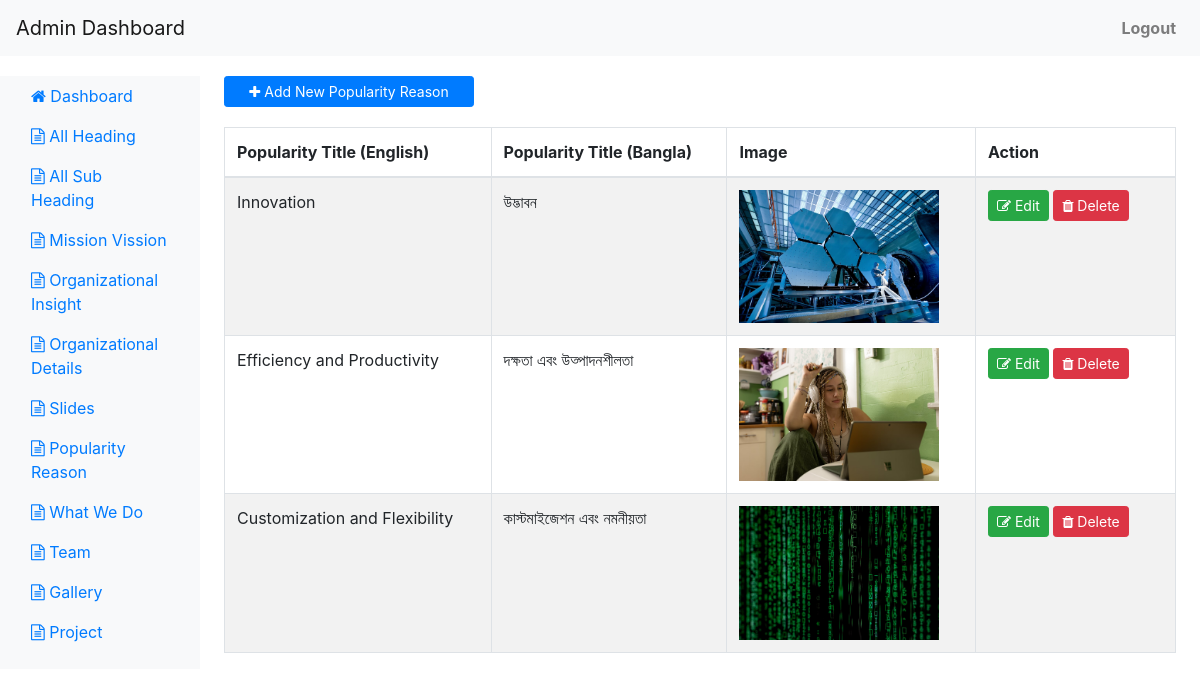
Page /popularity_reason.php (signed in) on the committed database.
### tables this page shows
CREATE TABLE `popularity_reasons` (
  `id` int UNSIGNED NOT NULL,
  `popularity_title_en` varchar(255) DEFAULT NULL,
  `popularity_title_bn` varchar(255) DEFAULT NULL,
  `popularity_text_en` longtext,
  `popularity_text_bn` longtext,
  `img` varchar(255) DEFAULT NULL
);

### config.php (called while the page is built, shortened)
<?php
$backUpload = 'public/uploads/';
?>

### popularity_reason.php (the view, shortened to what this page needs)
<?php
	include('config.php');
	$get_data_sql = "SELECT * FROM popularity_reasons";
	$get_data_sql_result = $conn->query($get_data_sql);
?>
<!DOCTYPE html>
<html lang="en">
<head>
    <link rel="stylesheet" href="https://stackpath.bootstrapcdn.com/bootstrap/4.5.2/css/bootstrap.min.css">
	<link rel="stylesheet" href="https://cdnjs.cloudflare.com/ajax/libs/font-awesome/4.7.0/css/font-awesome.min.css">
</head>
<body>
<?php include('header.php');?>
<div class="container-fluid">
    <div class="row">
        <?php include('nav.php');?>
        <main role="main" class="col-md-9 ml-sm-auto col-lg-10 px-4">
			<div class="table-responsive">
			  <a href="popularity_reason_add.php" class="btn btn-primary btn-sm" style="width: 250px;margin-bottom: 20px;"><i class="fa fa-plus"></i> Add New Popularity Reason</a>
			  <table class="table table-bordered table-striped table-hover table-condensed">
				<thead>
				  <tr>
					<th>Popularity Title (English)</th>
					<th>Popularity Title (Bangla)</th>
					<th>Image</th>
					<th style="width: 200px;">Action</th>
				  </tr>
				</thead>
				<tbody>
				<?php 	foreach ($get_data_sql_result as $get_data_sql_result_row) {?>
				  <tr>
					<td><?php echo $get_data_sql_result_row["popularity_title_en"];?></td>
					<td><?php echo $get_data_sql_result_row["popularity_title_bn"];?></td>
					<td>
						 <img src="<?php echo $backUpload.$get_data_sql_result_row["img"];?>" alt="<?php echo $get_data_sql_result_row["popularity_title_en"];?>" width="200px;">
					</td>
					<td>
						<a href="popularity_reason_edit.php?id=<?php echo $get_data_sql_result_row['id']; ?>" class="btn btn-sm btn-success"><i class="fa fa-edit"></i> Edit</a>
						<button class="btn btn-sm btn-danger delete-btn" data-id="<?php echo $get_data_sql_result_row['id']; ?>"><i class="fa fa-trash"></i> Delete</button>
					</td>
				  </tr>
				  	<?php } ?>
				</tbody>
			  </table>
			</div>
        </main>
    </div>
</div>
</body>
</html>

### popularity_reason.php (style rules this page uses)
body { padding-top: 56px; }
.container-fluid { margin-top: 20px; }

### header.php (style rules this page uses)
.btn-primary { width: 100%; }

### rows in the picture
popularity_reasons: popularity_title_en "Innovation", popularity_title_bn "উদ্ভাবন", img (picture)
popularity_reasons: popularity_title_en "Efficiency and Productivity", popularity_title_bn "দক্ষতা এবং উত্পাদনশীলতা", img (picture)
popularity_reasons: popularity_title_en "Customization and Flexibility", popularity_title_bn "কাস্টমাইজেশন এবং নমনীয়তা", img (picture)
